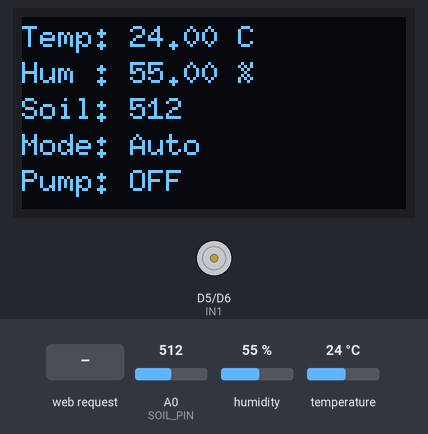
Recording of a sketch running on a simulated ESP8266 (NodeMCU). Parts: 128×64 one-colour display, motor-driver pin pairs drawn as motors (green arrow = first pin HIGH = forward, orange = second pin HIGH = backward, longer = more drive). The test bench sets the inputs (shaded band); at power-on: A0 (SOIL_PIN) = 512, humidity 55 %, temperature 24 °C. WiFi joins after 1.5 s; servers stay silent unless stated; not simulated (calls return 0 or success): secrets.h; what the sketch prints to the serial monitor is not drawn.

Above: at 2.7 s.
2.8 s: A0 (SOIL_PIN) set to 692
At 4.5 s:
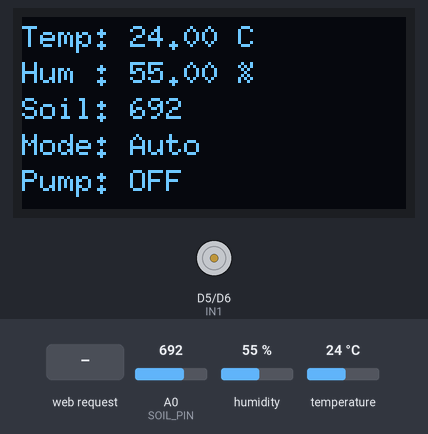
5.5 s: A0 (SOIL_PIN) set to 714
At 6.6 s:
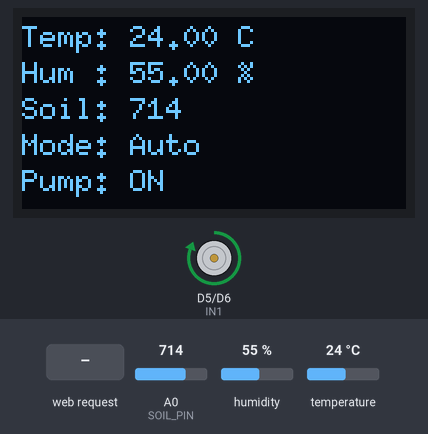
8.2 s: HTTP request GET /mode received
At 13.0 s:
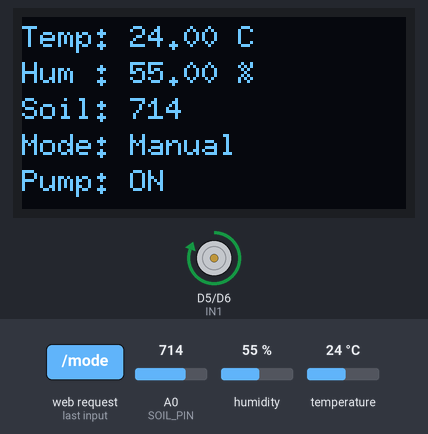
13.3 s: HTTP request GET /motor received
At 17.1 s:
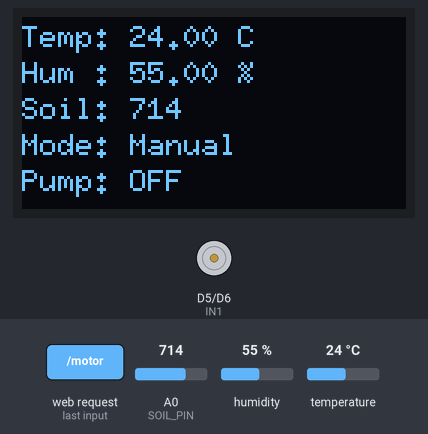
17.4 s: humidity set to 22 %
At 19.4 s:
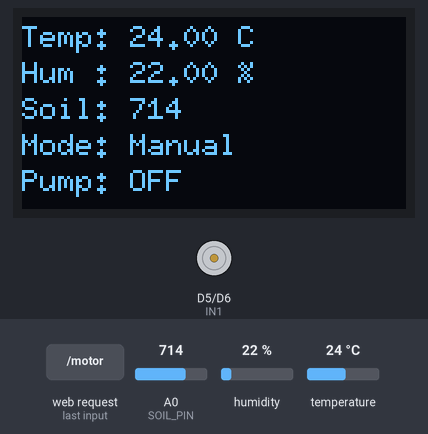
20.1 s: HTTP request GET /motor?set=on received
At 22.4 s:
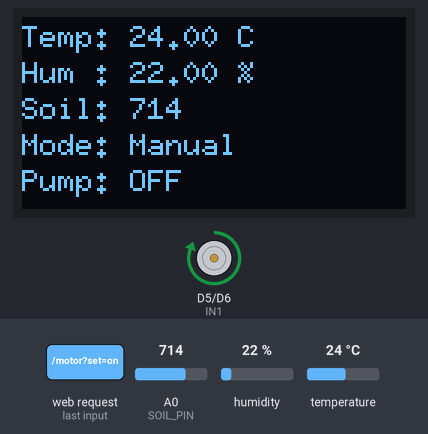
Timing chart, 0 to 23.9 s (numbered marks = the images above; inputs shaded):
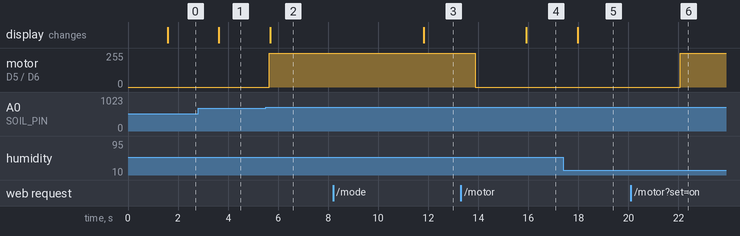

Measured:
- the behaviour switches between 700 and 701 on A0 (SOIL_PIN) (found by bisection; images 1 and 2)
- after the input at 2.8 s, the display: changes after 0.83 s (image 1)
- after the input at 5.5 s, motor on D5 (IN1) / D6 (IN2): stopped → forward 255/255 after 0.15 s; the display: changes after 0.18 s (image 2)
- after the input at 8.2 s, the display: changes after 3.6 s (image 3)
- after the input at 13.3 s, motor on D5 (IN1) / D6 (IN2): forward 255/255 → stopped after 0.58 s; the display: changes after 2.6 s (image 4)
- after the input at 17.4 s, the display: changes after 0.57 s (image 5)
- after the input at 20.1 s, motor on D5 (IN1) / D6 (IN2): stopped → forward 255/255 after 2.0 s

The sketch:

smart_irrigation.ino
```cpp
#include <ESP8266WiFi.h>
#include <ESP8266WebServer.h>
#include <DHT.h>
#include <U8g2lib.h>
#include <Wire.h>
#include "secrets.h"   // copy secrets.h.example -> secrets.h

// OLED via U8G2 (I2C: D1 = SCL, D2 = SDA on NodeMCU)
U8G2_SH1106_128X64_NONAME_F_HW_I2C u8g2(U8G2_R0, /* reset=*/ U8X8_PIN_NONE);

// === Pins ===
#define DHTPIN   D4
#define DHTTYPE  DHT11
#define SOIL_PIN A0
#define IN1      D5
#define IN2      D6

// === WiFi ===
const char* ssid     = WIFI_SSID;
const char* password = WIFI_PASS;

ESP8266WebServer server(80);
DHT dht(DHTPIN, DHTTYPE);

// === Variables ===
bool  autoMode    = true;
bool  motorStatus = false;
float temperature = 0;
float humidity    = 0;
int   soilValue   = 0;

void setup() {
  Serial.begin(115200);
  dht.begin();
  pinMode(IN1, OUTPUT);
  pinMode(IN2, OUTPUT);
  stopPump();            // Initial state OFF
  u8g2.begin();          // OLED init
  connectWiFi();
  setupWebServer();
}

void loop() {
  readSensors();
  handleMotorLogic();
  updateOLED();
  server.handleClient();
  delay(2000);
}

void connectWiFi() {
  WiFi.begin(ssid, password);
  Serial.print("Connecting to WiFi");
  int retry = 0;
  while (WiFi.status() != WL_CONNECTED && retry < 20) {
    delay(500);
    Serial.print(".");
    retry++;
  }
  if (WiFi.status() == WL_CONNECTED) {
    Serial.println("Connected!");
    Serial.println(WiFi.localIP());
  } else {
    Serial.println("Failed to connect.");
  }
}

void readSensors() {
  temperature = dht.readTemperature();
  humidity    = dht.readHumidity();
  soilValue   = analogRead(SOIL_PIN);
}

void handleMotorLogic() {
  if (autoMode) {
    motorStatus = (soilValue > 700);   // higher reading = drier soil
  }
  motorStatus ? startPump() : stopPump();
}

void startPump() { digitalWrite(IN1, HIGH); digitalWrite(IN2, LOW); }
void stopPump()  { digitalWrite(IN1, LOW);  digitalWrite(IN2, LOW); }  // both LOW = OFF

void updateOLED() {
  u8g2.clearBuffer();
  u8g2.setFont(u8g2_font_6x10_tr);
  u8g2.setCursor(0, 10); u8g2.print("Temp: "); u8g2.print(temperature); u8g2.print(" C");
  u8g2.setCursor(0, 22); u8g2.print("Hum : "); u8g2.print(humidity);    u8g2.print(" %");
  u8g2.setCursor(0, 34); u8g2.print("Soil: "); u8g2.print(soilValue);
  u8g2.setCursor(0, 46); u8g2.print("Mode: "); u8g2.print(autoMode ? "Auto" : "Manual");
  u8g2.setCursor(0, 58); u8g2.print("Pump: "); u8g2.print(motorStatus ? "ON" : "OFF");
  u8g2.sendBuffer();
}

void setupWebServer() {
  server.on("/", HTTP_GET, []() {
    String html = R"rawliteral(
<html>
<head>
<meta http-equiv='refresh' content='5'>
<title>Smart Irrigation</title>
<style>
body { font-family: sans-serif; text-align: center; margin-top: 40px; }
button { padding: 10px 20px; margin: 10px; font-size: 16px; }
</style>
</head>
<body>
<h2>Smart Irrigation Dashboard</h2>
<p><b>Temperature:</b> %TEMP% &deg;C</p>
<p><b>Humidity:</b> %HUM% %</p>
<p><b>Soil Moisture:</b> %SOIL%</p>
<p><b>Motor:</b> %MOTOR%</p>
<p><b>Mode:</b> %MODE%</p>
<a href="/mode?set=%TOGGLEMODE%"><button>Switch to %TOGGLEMODE%</button></a>
%MANUALBTN%
</body>
</html>
)rawliteral";

    String manualBtn = "";
    if (!autoMode) {
      manualBtn += "<a href='/motor?set=" + String(motorStatus ? "off" : "on") + "'><button>Turn ";
      manualBtn += motorStatus ? "OFF" : "ON";
      manualBtn += " Motor</button></a>";
    }
    html.replace("%TEMP%", String(temperature));
    html.replace("%HUM%", String(humidity));
    html.replace("%SOIL%", String(soilValue));
    html.replace("%MOTOR%", motorStatus ? "ON" : "OFF");
    html.replace("%MODE%", autoMode ? "Auto" : "Manual");
    html.replace("%TOGGLEMODE%", autoMode ? "manual" : "auto");
    html.replace("%MANUALBTN%", manualBtn);
    server.send(200, "text/html", html);
  });

  server.on("/mode", HTTP_GET, []() {
    autoMode = (server.arg("set") == "auto");
    server.sendHeader("Location", "/");
    server.send(303);
  });

  server.on("/motor", HTTP_GET, []() {
    String cmd = server.arg("set");
    if (!autoMode) {
      motorStatus = (cmd == "on");
      motorStatus ? startPump() : stopPump();
    }
    server.sendHeader("Location", "/");
    server.send(303);
  });

  server.begin();
}
```
